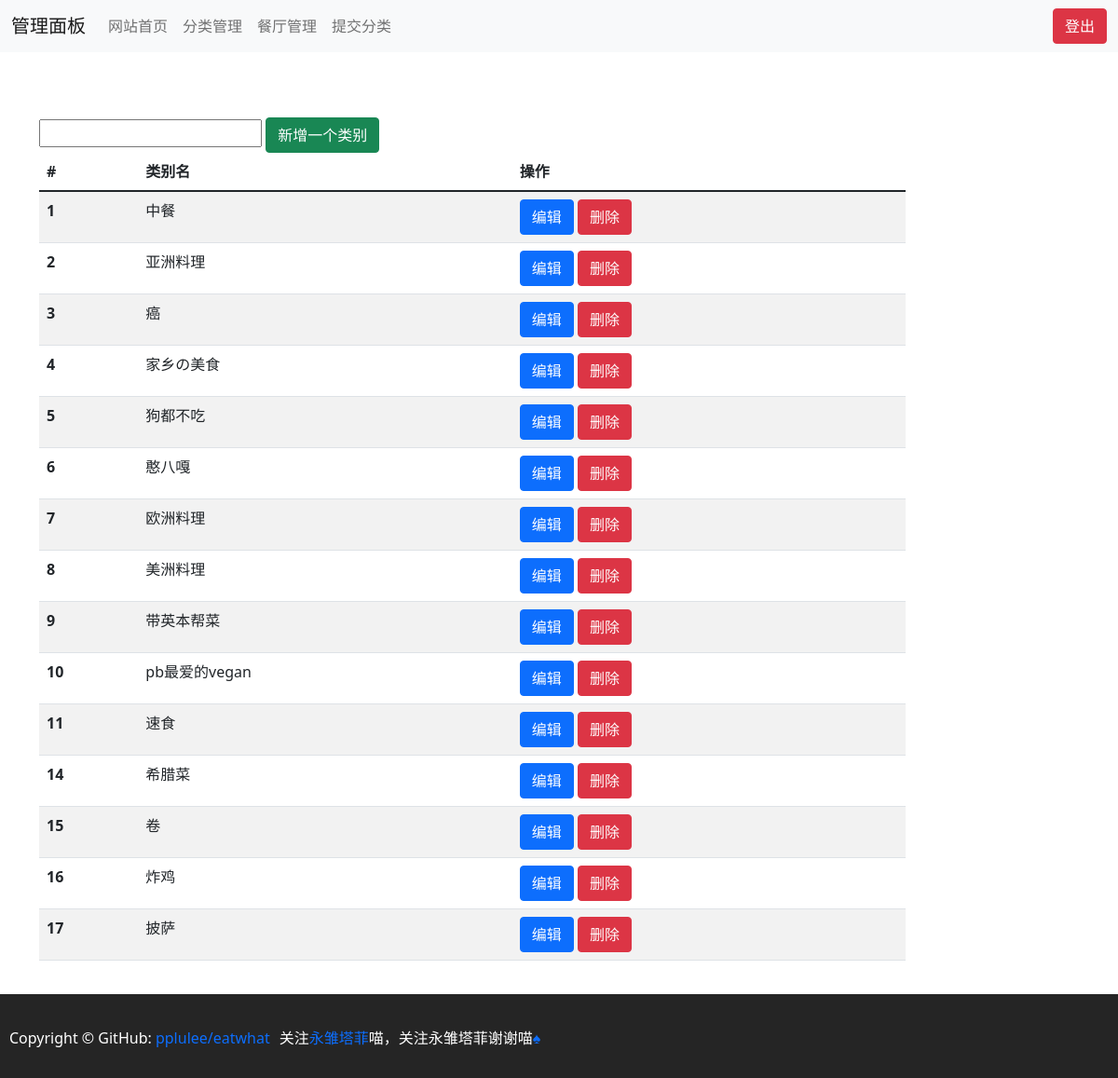
The page /admin/category.php (signed in) on the database as committed earlier.
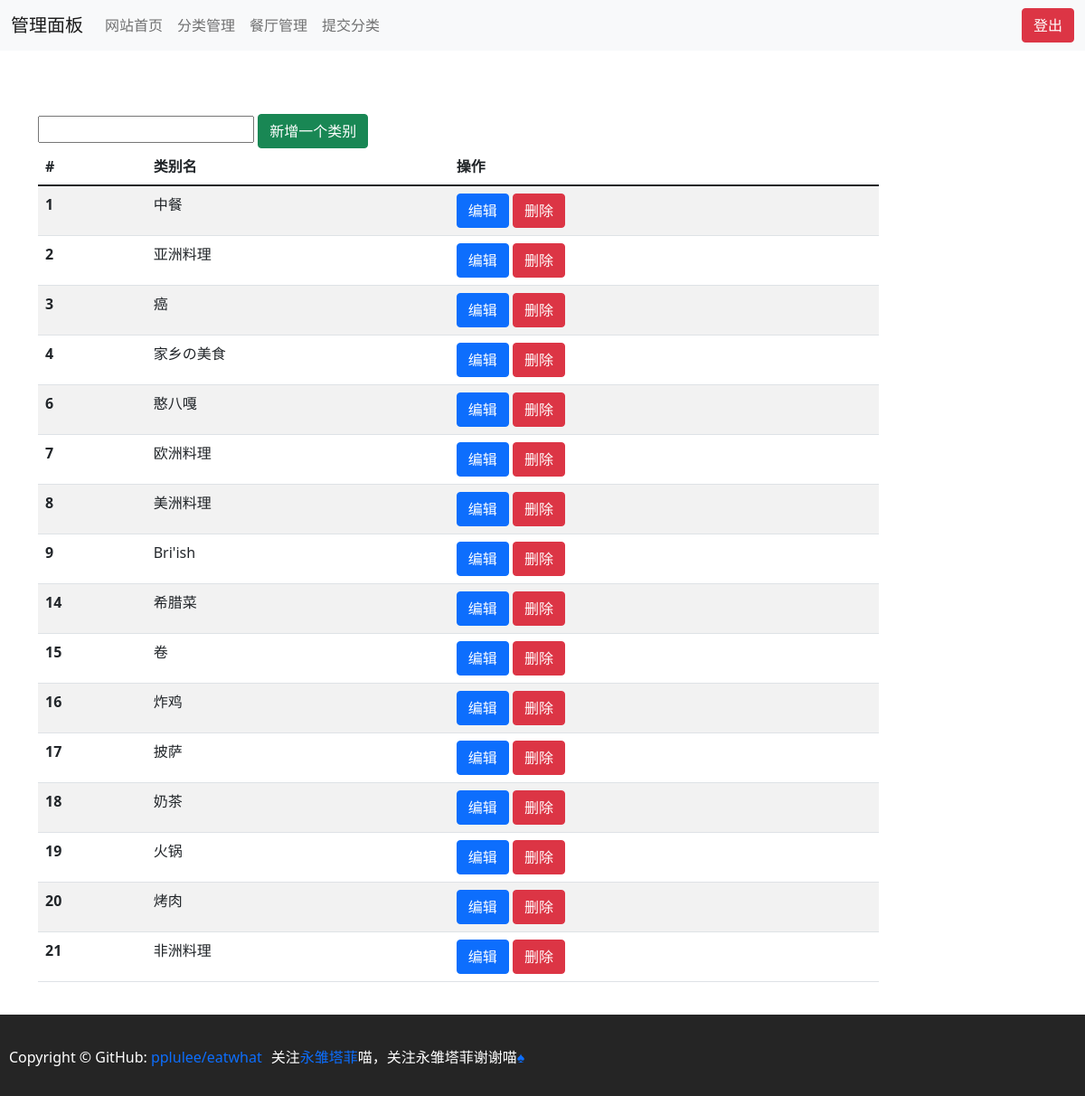
The same page on the database as committed later.
### tables this page shows
CREATE TABLE `category` (
  `id` tinyint(3) unsigned NOT NULL AUTO_INCREMENT,
  `name` text NOT NULL,
  PRIMARY KEY (`id`)
);

### include/function.php (called while the page is built, shortened)
<?php
function php_self()
{
    return substr($_SERVER['PHP_SELF'], strrpos($_SERVER['PHP_SELF'], '/') + 1);
}

### admin/category.php (the view, shortened to what this page needs)
<?php
include("header.php");
?>
<head>
</head>
<body>
<div class="container" style="padding-top:70px; margin-bottom: 110px">
    <div class="col-md-10 center-block" style="float: none;">
        <div class="table-responsive">
            <form action="" method="post">
                <input type="text" name="category_name">
                <button type="submit" name="submit" class="btn btn-success">新增一个类别</button>
            </form>
            <table class="table table-striped">
                <thead>
                <tr>
                    <th scope="col">#</th>
                    <th scope="col">类别名</th>
                    <th scope="col">操作</th>
                </tr>
                </thead>
                <tbody>
                <?php
                $result = mysqli_query($conn, "SELECT id,name FROM category;");
                if (mysqli_num_rows($result) > 0) {
                    while ($row = mysqli_fetch_assoc($result)) {
                        echo "<tr><th scope='row'>{$row['id']}</th><td>{$row['name']}</td><td><a href='editcateg.php?action=edit&id={$row['id']}' class='btn btn-primary'>编辑</a> <a href='editcateg.php?action=delete&id={$row['id']}' class='btn btn-danger'>删除</a></td></tr>";
                    }
                }
                ?>
                </tbody>
            </table>
        </div>
    </div>
</div>
<?php
include("../footer.php");
?>
</body>

### include/common.php (shortened to what this page needs)
<?php
include("function.php");
echo '<!DOCTYPE html>
<html lang="zh-Hans">
<head>
    <meta charset="utf-8">
    <meta name="viewport" content="width=device-width, initial-scale=1">
    <link href="https://cdn.jsdelivr.net/npm/bootstrap@5.1.3/dist/css/bootstrap.min.css" rel="stylesheet">
    <link rel="stylesheet" href="https://cdn.jsdelivr.net/npm/bootstrap-icons@1.8.2/font/bootstrap-icons.css">
    <style>
    #footer {
            position: fixed;
            bottom: 0;
            background: #252525;
            margin: 0;
            padding: 36px 0 42px;
            width: 100%;
            height: 90px;
        }
        #footer div {
            margin: 0 auto;
            overflow: hidden;
            padding: 0;
            width: auto;
        }
        #footer div p {
            color: #fff;
            float: left;
            line-height: 22px;
            margin: 0 0 0 10px;
            padding: 0;
        }
        #footer div p a {
            text-decoration: none;
        }
    </style>
</head>
<body>
<script src="https://cdn.jsdelivr.net/npm/bootstrap@5.2.0-beta1/dist/js/bootstrap.bundle.min.js"
></script>
</body>
</html>';

### admin/header.php (shortened to what this page needs)
<?php
include("../include/common.php");
if (php_self() != "login.php" && $_SESSION['isLogin']) {
    echo '<nav class="navbar navbar-expand-lg navbar-light bg-light">
    <div class="container-fluid">
        <a class="navbar-brand" href="index.php">管理面板</a>
        <button class="navbar-toggler" type="button" data-bs-toggle="collapse" data-bs-target="#navbarSupportedContent"
                aria-controls="navbarSupportedContent" aria-expanded="false" aria-label="Toggle navigation">
            <span class="navbar-toggler-icon"></span>
        </button>
        <div class="collapse navbar-collapse" id="navbarSupportedContent">
            <ul class="navbar-nav me-auto mb-2 mb-lg-0">
                <li class="nav-item">
                    <a class="nav-link" href="../index.php">网站首页</a>
                </li>
                <li class="nav-item">
                    <a class="nav-link" href="category.php">分类管理</a>
                </li>
                <li class="nav-item">
                    <a class="nav-link" href="restaurant.php">餐厅管理</a>
                </li>
                <li class="nav-item">
                    <a class="nav-link" href="category_submit.php">提交分类</a>
                </li>
            </ul>
            <a href="login.php?logout" class="btn btn-danger">登出</a>
        </div>
    </div>
</nav>';
}
?>

### footer.php
<div id="footer">
    <div>
        <p>Copyright © GitHub: <a
                    href="https://github.com/pplulee/eatwhat">pplulee/eatwhat</a></p>
        <p>
            关注<a href="https://space.bilibili.com/1265680561">永雏塔菲</a>喵，关注永雏塔菲谢谢喵<a
                    href="https://www.bilibili.com/video/BV1ea4y1W7x1">♠</a>
        </p>
    </div>
</div>

### include/common.php (style rules this page uses)
#footer { position: fixed; bottom: 0; background: #252525; margin: 0; padding: 36px 0 42px; width: 100%; height: 90px; }
#footer div { margin: 0 auto; overflow: hidden; padding: 0; width: auto; }
#footer div p { color: #fff; float: left; line-height: 22px; margin: 0 0 0 10px; padding: 0; }
#footer div p a { text-decoration: none; }

Rows that differ between the two databases and show on the page:
removed category: id "5", name "狗都不吃"
removed category: id "10", name "pb最爱的vegan"
removed category: id "11", name "速食"
changed category id 9: name "带英本帮菜" → "Bri'ish"
added category: id "18", name "奶茶"
added category: id "19", name "火锅"
added category: id "20", name "烤肉"
added category: id "21", name "非洲料理"
